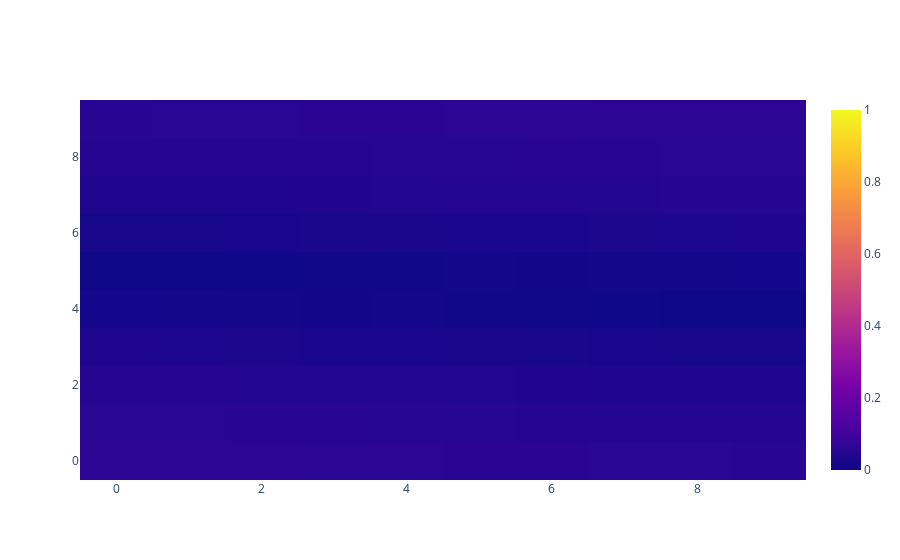
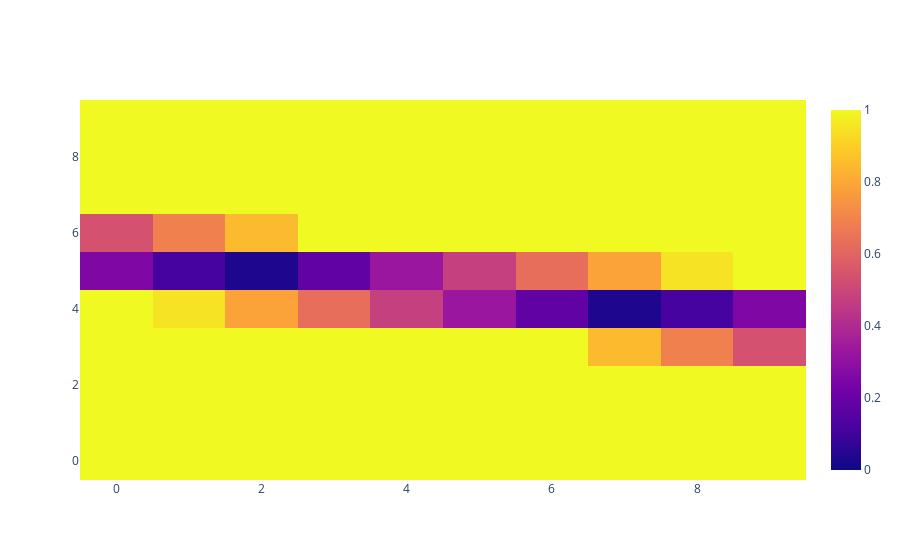
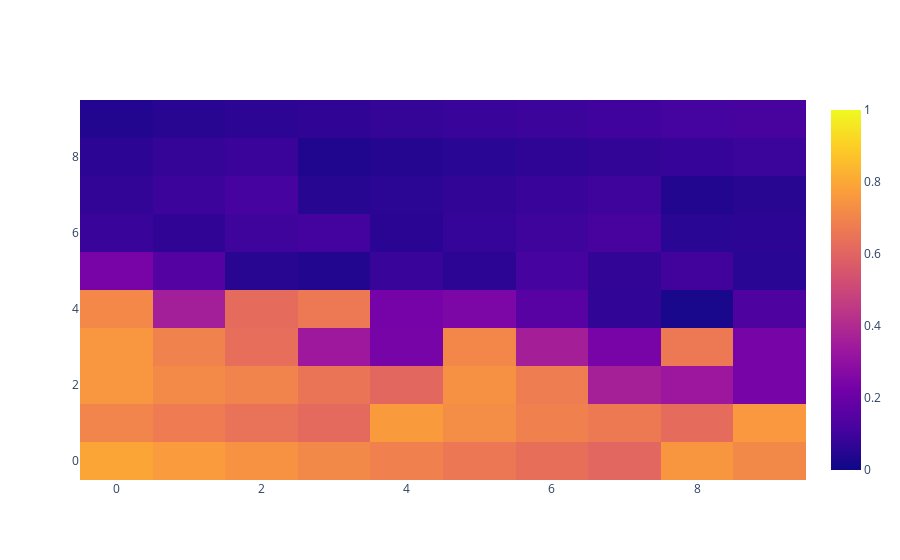

The notebook cell these images were saved under, in order:
### Code cell
conv_thresh = .02
zmin = 0.
zmax = 1.

print("LQR")
fig = go.Figure()
fig.add_trace(go.Heatmap(
    z = bench_lqr.detach().numpy(),
    zmin = zmin,
    zmax = zmax,
    ))
fig.show()

print("No Model")
fig = go.Figure()
fig.add_trace(go.Heatmap(
    z = bench_no_model.detach().numpy(),
    zmin = zmin,
    zmax = zmax,
    ))
fig.show()

print("Baseline")
fig = go.Figure()
fig.add_trace(go.Heatmap(
    z = bench_baseline.detach().numpy(),
    zmin = zmin,
    zmax = zmax,
    ))
fig.show()

print("Adversarial")
fig = go.Figure()
fig.add_trace(go.Heatmap(
    z = bench_adv.detach().numpy(),
    zmin = zmin,
    zmax = zmax,
    ))
fig.show()

print("LQR")
fig = go.Figure()
fig.add_trace(go.Heatmap(
    z = torch.Tensor(bench_lqr.detach().numpy() < conv_thresh).type(vf.dtype),
    zmin = 0,
    zmax = 1,
    ))
fig.show()

print("No Model")
fig = go.Figure()
fig.add_trace(go.Heatmap(
    z = torch.Tensor(bench_no_model.detach().numpy() > conv_thresh).type(vf.dtype),
    ))
fig.show()

print("Baseline")
fig = go.Figure()
fig.add_trace(go.Heatmap(
    z = torch.Tensor(bench_baseline.detach().numpy() < conv_thresh).type(vf.dtype),
    zmin = 0,
    zmax = 1,
    ))
fig.show()

print("Adversarial")
fig = go.Figure()
fig.add_trace(go.Heatmap(
    z = torch.Tensor(bench_adv.detach().numpy() < conv_thresh).type(vf.dtype),
    zmin = 0,
    zmax = 1,
    ))
fig.show()
